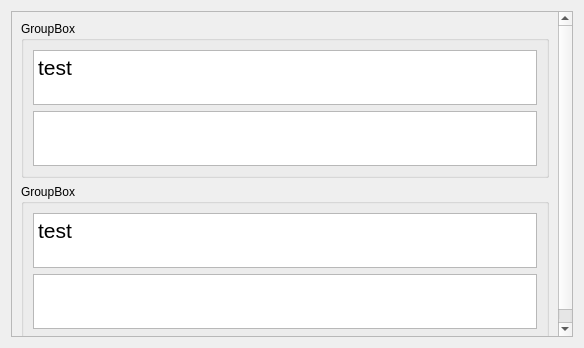
<?xml version="1.0" encoding="UTF-8"?>
<ui version="4.0">
 <class>Dialog</class>
 <widget class="QDialog" name="Dialog">
  <property name="geometry">
   <rect>
    <x>0</x>
    <y>0</y>
    <width>584</width>
    <height>348</height>
   </rect>
  </property>
  <property name="windowTitle">
   <string>Dialog</string>
  </property>
  <layout class="QVBoxLayout" name="verticalLayout">
   <item>
    <widget class="QScrollArea" name="scrollArea">
     <property name="sizePolicy">
      <sizepolicy hsizetype="Expanding" vsizetype="Expanding">
       <horstretch>0</horstretch>
       <verstretch>0</verstretch>
      </sizepolicy>
     </property>
     <property name="verticalScrollBarPolicy">
      <enum>Qt::ScrollBarAlwaysOn</enum>
     </property>
     <property name="widgetResizable">
      <bool>true</bool>
     </property>
     <widget class="QWidget" name="scrollAreaWidgetContents">
      <property name="geometry">
       <rect>
        <x>0</x>
        <y>0</y>
        <width>547</width>
        <height>328</height>
       </rect>
      </property>
      <layout class="QVBoxLayout" name="verticalLayout_4" stretch="0,0,0">
       <item>
        <widget class="QGroupBox" name="grp_choice_1">
         <property name="sizePolicy">
          <sizepolicy hsizetype="Preferred" vsizetype="Maximum">
           <horstretch>0</horstretch>
           <verstretch>0</verstretch>
          </sizepolicy>
         </property>
         <property name="title">
          <string>GroupBox</string>
         </property>
         <layout class="QVBoxLayout" name="verticalLayout_2">
          <item>
           <widget class="QTextEdit" name="txt_choice_source">
            <property name="sizePolicy">
             <sizepolicy hsizetype="Expanding" vsizetype="Fixed">
              <horstretch>0</horstretch>
              <verstretch>0</verstretch>
             </sizepolicy>
            </property>
            <property name="maximumSize">
             <size>
              <width>16777215</width>
              <height>55</height>
             </size>
            </property>
            <property name="horizontalScrollBarPolicy">
             <enum>Qt::ScrollBarAsNeeded</enum>
            </property>
            <property name="html">
             <string notr="true">&lt;!DOCTYPE HTML PUBLIC &quot;-//W3C//DTD HTML 4.0//EN&quot; &quot;http://www.w3.org/TR/REC-html40/strict.dtd&quot;&gt;
&lt;html&gt;&lt;head&gt;&lt;meta name=&quot;qrichtext&quot; content=&quot;1&quot; /&gt;&lt;style type=&quot;text/css&quot;&gt;
p, li { white-space: pre-wrap; }
&lt;/style&gt;&lt;/head&gt;&lt;body style=&quot; font-family:'MS Shell Dlg 2'; font-size:8.25pt; font-weight:400; font-style:normal;&quot;&gt;
&lt;p style=&quot; margin-top:0px; margin-bottom:0px; margin-left:0px; margin-right:0px; -qt-block-indent:0; text-indent:0px;&quot;&gt;&lt;span style=&quot; font-size:16pt;&quot;&gt;test&lt;/span&gt;&lt;/p&gt;&lt;/body&gt;&lt;/html&gt;</string>
            </property>
           </widget>
          </item>
          <item>
           <widget class="QTextEdit" name="txt_choice_en">
            <property name="sizePolicy">
             <sizepolicy hsizetype="Expanding" vsizetype="Fixed">
              <horstretch>0</horstretch>
              <verstretch>0</verstretch>
             </sizepolicy>
            </property>
            <property name="maximumSize">
             <size>
              <width>16777215</width>
              <height>55</height>
             </size>
            </property>
            <property name="html">
             <string notr="true">&lt;!DOCTYPE HTML PUBLIC &quot;-//W3C//DTD HTML 4.0//EN&quot; &quot;http://www.w3.org/TR/REC-html40/strict.dtd&quot;&gt;
&lt;html&gt;&lt;head&gt;&lt;meta name=&quot;qrichtext&quot; content=&quot;1&quot; /&gt;&lt;style type=&quot;text/css&quot;&gt;
p, li { white-space: pre-wrap; }
&lt;/style&gt;&lt;/head&gt;&lt;body style=&quot; font-family:'MS Shell Dlg 2'; font-size:8.25pt; font-weight:400; font-style:normal;&quot;&gt;
&lt;p style=&quot;-qt-paragraph-type:empty; margin-top:0px; margin-bottom:0px; margin-left:0px; margin-right:0px; -qt-block-indent:0; text-indent:0px;&quot;&gt;&lt;br /&gt;&lt;/p&gt;&lt;/body&gt;&lt;/html&gt;</string>
            </property>
           </widget>
          </item>
         </layout>
        </widget>
       </item>
       <item>
        <widget class="QGroupBox" name="grp_choice_2">
         <property name="sizePolicy">
          <sizepolicy hsizetype="Preferred" vsizetype="Maximum">
           <horstretch>0</horstretch>
           <verstretch>0</verstretch>
          </sizepolicy>
         </property>
         <property name="title">
          <string>GroupBox</string>
         </property>
         <layout class="QVBoxLayout" name="verticalLayout_3">
          <item>
           <widget class="QTextEdit" name="textEdit_3">
            <property name="sizePolicy">
             <sizepolicy hsizetype="Expanding" vsizetype="Fixed">
              <horstretch>0</horstretch>
              <verstretch>0</verstretch>
             </sizepolicy>
            </property>
            <property name="maximumSize">
             <size>
              <width>16777215</width>
              <height>55</height>
             </size>
            </property>
            <property name="horizontalScrollBarPolicy">
             <enum>Qt::ScrollBarAsNeeded</enum>
            </property>
            <property name="html">
             <string notr="true">&lt;!DOCTYPE HTML PUBLIC &quot;-//W3C//DTD HTML 4.0//EN&quot; &quot;http://www.w3.org/TR/REC-html40/strict.dtd&quot;&gt;
&lt;html&gt;&lt;head&gt;&lt;meta name=&quot;qrichtext&quot; content=&quot;1&quot; /&gt;&lt;style type=&quot;text/css&quot;&gt;
p, li { white-space: pre-wrap; }
&lt;/style&gt;&lt;/head&gt;&lt;body style=&quot; font-family:'MS Shell Dlg 2'; font-size:8.25pt; font-weight:400; font-style:normal;&quot;&gt;
&lt;p style=&quot; margin-top:0px; margin-bottom:0px; margin-left:0px; margin-right:0px; -qt-block-indent:0; text-indent:0px;&quot;&gt;&lt;span style=&quot; font-size:16pt;&quot;&gt;test&lt;/span&gt;&lt;/p&gt;&lt;/body&gt;&lt;/html&gt;</string>
            </property>
           </widget>
          </item>
          <item>
           <widget class="QTextEdit" name="textEdit_4">
            <property name="sizePolicy">
             <sizepolicy hsizetype="Expanding" vsizetype="Fixed">
              <horstretch>0</horstretch>
              <verstretch>0</verstretch>
             </sizepolicy>
            </property>
            <property name="maximumSize">
             <size>
              <width>16777215</width>
              <height>55</height>
             </size>
            </property>
            <property name="html">
             <string notr="true">&lt;!DOCTYPE HTML PUBLIC &quot;-//W3C//DTD HTML 4.0//EN&quot; &quot;http://www.w3.org/TR/REC-html40/strict.dtd&quot;&gt;
&lt;html&gt;&lt;head&gt;&lt;meta name=&quot;qrichtext&quot; content=&quot;1&quot; /&gt;&lt;style type=&quot;text/css&quot;&gt;
p, li { white-space: pre-wrap; }
&lt;/style&gt;&lt;/head&gt;&lt;body style=&quot; font-family:'MS Shell Dlg 2'; font-size:8.25pt; font-weight:400; font-style:normal;&quot;&gt;
&lt;p style=&quot;-qt-paragraph-type:empty; margin-top:0px; margin-bottom:0px; margin-left:0px; margin-right:0px; -qt-block-indent:0; text-indent:0px;&quot;&gt;&lt;br /&gt;&lt;/p&gt;&lt;/body&gt;&lt;/html&gt;</string>
            </property>
           </widget>
          </item>
         </layout>
        </widget>
       </item>
       <item>
        <spacer name="verticalSpacer">
         <property name="orientation">
          <enum>Qt::Vertical</enum>
         </property>
         <property name="sizeHint" stdset="0">
          <size>
           <width>20</width>
           <height>40</height>
          </size>
         </property>
        </spacer>
       </item>
      </layout>
     </widget>
    </widget>
   </item>
  </layout>
 </widget>
 <resources/>
 <connections/>
</ui>
